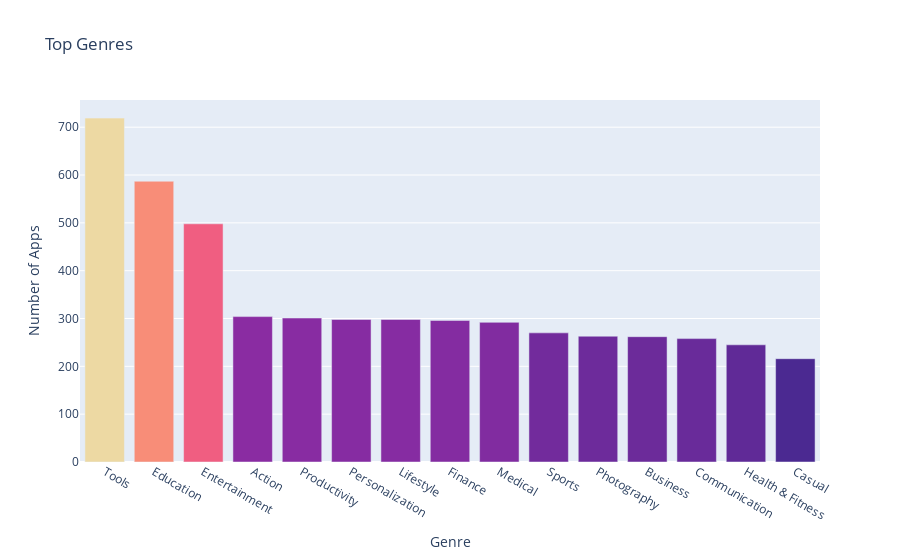

Source (notebook cell):
### Markdown cell above
**Challenge**: Can you create this chart with the Series containing the genre data? 

<img src=https://imgur.com/DbcoQli.png width=400>

Try experimenting with the built in colour scales in Plotly. You can find a full list [here](https://plotly.com/python/builtin-colorscales/). 

* Find a way to set the colour scale using the color_continuous_scale parameter. 
* Find a way to make the color axis disappear by using coloraxis_showscale.

### Code cell
bar = px.bar(x = num_genres.index[:15], # index = category name
             y = num_genres.values[:15], # count
             title='Top Genres',
             hover_name=num_genres.index[:15],
             color=num_genres.values[:15],
             color_continuous_scale='Agsunset')
 
bar.update_layout(xaxis_title='Genre',
yaxis_title='Number of Apps',
coloraxis_showscale=False)
 
bar.show()

### Figure 1 — Plotly figure (JSON) as saved in the notebook; plotly's stock layout.template omitted (floating-point values rounded to 4 significant figures)
{"data": [{"alignmentgroup": "True", "hovertemplate": "<b>%{hovertext}</b><br><br>x=%{x}<br>y=%{y}<br>color=%{marker.color}<extra></extra>", "hovertext": ["Tools", "Education", "Entertainment", "Action", "Productivity", "Personalization", "Lifestyle", "Finance", "Medical", "Sports", "Photography", "Business", "Communication", "Health & Fitness", "Casual"], "legendgroup": "", "marker": {"color": [719, 587, 498, 304, 301, 298, 298, 296, 292, 270, 263, 262, 258, 245, 216], "coloraxis": "coloraxis", "pattern": {"shape": ""}}, "name": "", "offsetgroup": "", "orientation": "v", "showlegend": false, "textposition": "auto", "type": "bar", "x": ["Tools", "Education", "Entertainment", "Action", "Productivity", "Personalization", "Lifestyle", "Finance", "Medical", "Sports", "Photography", "Business", "Communication", "Health & Fitness", "Casual"], "xaxis": "x", "y": [719, 587, 498, 304, 301, 298, 298, 296, 292, 270, 263, 262, 258, 245, 216], "yaxis": "y"}], "layout": {"barmode": "relative", "coloraxis": {"colorbar": {"title": {"text": "color"}}, "colorscale": [[0, "rgb(75, 41, 145)"], [0.1667, "rgb(135, 44, 162)"], [0.3333, "rgb(192, 54, 157)"], [0.5, "rgb(234, 79, 136)"], [0.6667, "rgb(250, 120, 118)"], [0.8333, "rgb(246, 169, 122)"], [1, "rgb(237, 217, 163)"]], "showscale": false}, "legend": {"tracegroupgap": 0}, "title": {"text": "Top Genres"}, "xaxis": {"anchor": "y", "domain": [0, 1], "title": {"text": "Genre"}}, "yaxis": {"anchor": "x", "domain": [0, 1], "title": {"text": "Number of Apps"}}}}
